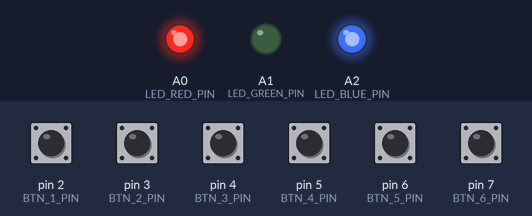
This program was run on a simulated Arduino Leonardo, built with avr-gcc and run on an emulated ATmega32U4. On the bench: output pins drawn as LEDs (lit = HIGH). The test bench sets the inputs (shaded band); at power-on: pin 2 (BTN_1_PIN), pin 3 (BTN_2_PIN), pin 4 (BTN_3_PIN), pin 5 (BTN_4_PIN), pin 6 (BTN_5_PIN), pin 7 (BTN_6_PIN) HIGH. Storage starts empty; USB keyboard and mouse output is not drawn.

Above: at 0.1 s.
At 1.1 s:
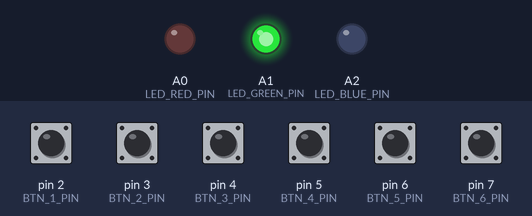
Timing chart, 0 to 2.6 s (numbered marks = the images above):
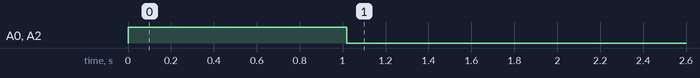

The program:

main.cpp
```cpp
#include <Arduino.h>
#include <Keyboard.h>

#include "settings.h"
#include "sdcard.h"
#include "buttons.h"

void setup()
{
  Serial.begin(9600);
  Keyboard.begin();
  startSdCard();
  startButtonsPins();
}

void loop()
{
  verifySdCardIsConnected();
  defineButtonsActions();
}
```

buttons.h
```cpp
void defineButtonsActions();
void startButtonsPins();
```

led.h
```cpp
#include <Arduino.h>
#include "settings.h"

void setColor(int red, int green, int blue);
```

sdcard.h
```cpp
#include "led.h"
void startSdCard();
void verifySdCardIsConnected();
```

buttons.cpp
```cpp
#include <Arduino.h>
#include <Keyboard.h>

#include "settings.h"

int btn_1_state = HIGH;
int btn_2_state = HIGH;
int btn_3_state = HIGH;
int btn_4_state = HIGH;
int btn_5_state = HIGH;
int btn_6_state = HIGH;

void defineButtonsActions()
{
    int current_btn_1_state = digitalRead(BTN_1_PIN);
    int current_btn_2_state = digitalRead(BTN_2_PIN);
    int current_btn_3_state = digitalRead(BTN_3_PIN);
    int current_btn_4_state = digitalRead(BTN_4_PIN);
    int current_btn_5_state = digitalRead(BTN_5_PIN);
    int current_btn_6_state = digitalRead(BTN_6_PIN);

    if ((current_btn_1_state != btn_1_state) && (current_btn_1_state == HIGH))
    {
        Keyboard.press(KEY_RIGHT_CTRL);
        Keyboard.press(KEY_F13);
    }

    if ((current_btn_2_state != btn_2_state) && (current_btn_2_state == HIGH))
    {
        Keyboard.press(KEY_RIGHT_CTRL);
        Keyboard.press(KEY_F14);
    }

    if ((current_btn_3_state != btn_3_state) && (current_btn_3_state == HIGH))
    {
        Keyboard.press(KEY_RIGHT_CTRL);
        Keyboard.press(KEY_F15);
    }

    if ((current_btn_4_state != btn_4_state) && (current_btn_4_state == HIGH))
    {
        Keyboard.press(KEY_RIGHT_CTRL);
        Keyboard.press(KEY_F16);
    }

    if ((current_btn_5_state != btn_5_state) && (current_btn_5_state == HIGH))
    {
        Keyboard.press(KEY_RIGHT_CTRL);
        Keyboard.press(KEY_F17);
    }

    if ((current_btn_6_state != btn_6_state) && (current_btn_6_state == HIGH))
    {
        Keyboard.press(KEY_RIGHT_CTRL);
        Keyboard.press(KEY_F18);
    }

    btn_1_state = current_btn_1_state;
    btn_2_state = current_btn_2_state;
    btn_3_state = current_btn_3_state;
    btn_4_state = current_btn_4_state;
    btn_5_state = current_btn_5_state;
    btn_6_state = current_btn_6_state;

    delay(50);
    Keyboard.releaseAll();
}

void startButtonsPins()
{
    pinMode(BTN_1_PIN, INPUT_PULLUP);
    pinMode(BTN_2_PIN, INPUT_PULLUP);
    pinMode(BTN_3_PIN, INPUT_PULLUP);
    pinMode(BTN_4_PIN, INPUT_PULLUP);
    pinMode(BTN_5_PIN, INPUT_PULLUP);
    pinMode(BTN_6_PIN, INPUT_PULLUP);
}
```

led.cpp
```cpp
#include "led.h"

void setColor(int red, int green, int blue)
{
  analogWrite(LED_RED_PIN, red);
  analogWrite(LED_GREEN_PIN, green);
  analogWrite(LED_BLUE_PIN, blue);
}
```

sdcard.cpp
```cpp
#include <SdFat.h>
#include <Arduino.h>

#include "settings.h"
#include "sdcard.h"

SdFat SD;

File configFile;

void startSdCard()
{
    setColor(255, 0, 255);

    delay(1000);
    pinMode(SD_PIN, INPUT);
    if (!SD.begin(SD_PIN))
    {
        setColor(255, 0, 0);
        return;
    }

    setColor(0, 255, 0);
}

void verifySdCardIsConnected()
{
    if (!SD.begin(SD_PIN))
    {
        setColor(255, 0, 0);
        return;
    }

    setColor(0, 255, 0);
}
```

settings.h
```cpp
#define SD_PIN 9

#define BTN_1_PIN 2
#define BTN_2_PIN 3
#define BTN_3_PIN 4
#define BTN_4_PIN 5
#define BTN_5_PIN 6
#define BTN_6_PIN 7

#define LED_RED_PIN A0
#define LED_GREEN_PIN A1
#define LED_BLUE_PIN A2
```
